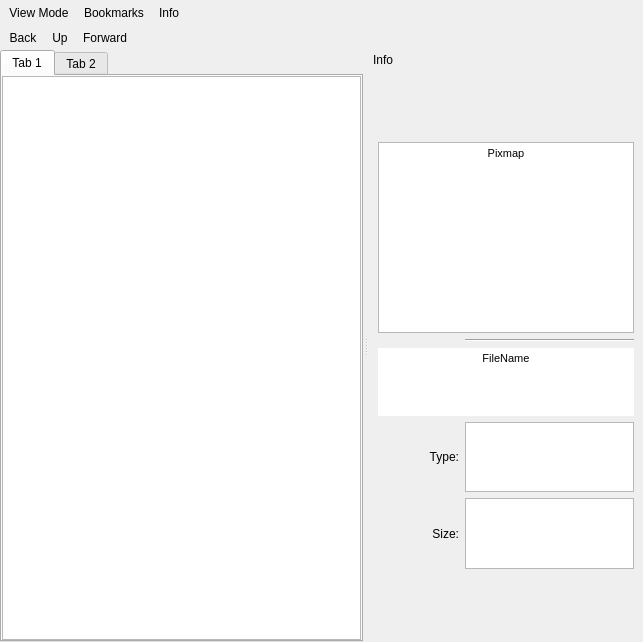
<?xml version="1.0" encoding="UTF-8"?>
<ui version="4.0">
 <class>FileBrowser</class>
 <widget class="QMainWindow" name="FileBrowser">
  <property name="geometry">
   <rect>
    <x>0</x>
    <y>0</y>
    <width>643</width>
    <height>642</height>
   </rect>
  </property>
  <property name="windowTitle">
   <string>MainWindow</string>
  </property>
  <widget class="QWidget" name="centralwidget">
   <layout class="QGridLayout" name="gridLayout_2">
    <property name="leftMargin">
     <number>0</number>
    </property>
    <property name="topMargin">
     <number>0</number>
    </property>
    <property name="rightMargin">
     <number>0</number>
    </property>
    <property name="bottomMargin">
     <number>0</number>
    </property>
    <property name="spacing">
     <number>0</number>
    </property>
    <item row="1" column="0">
     <widget class="QWidget" name="midWidget" native="true">
      <layout class="QVBoxLayout" name="verticalLayout_4">
       <property name="spacing">
        <number>0</number>
       </property>
       <property name="leftMargin">
        <number>0</number>
       </property>
       <property name="topMargin">
        <number>0</number>
       </property>
       <property name="rightMargin">
        <number>0</number>
       </property>
       <property name="bottomMargin">
        <number>0</number>
       </property>
       <item>
        <widget class="QTabWidget" name="tabWidget">
         <property name="currentIndex">
          <number>0</number>
         </property>
         <widget class="QWidget" name="Main">
          <attribute name="title">
           <string>Tab 1</string>
          </attribute>
          <layout class="QVBoxLayout" name="mainTabLayout">
           <property name="spacing">
            <number>0</number>
           </property>
           <property name="leftMargin">
            <number>0</number>
           </property>
           <property name="topMargin">
            <number>0</number>
           </property>
           <property name="rightMargin">
            <number>0</number>
           </property>
           <property name="bottomMargin">
            <number>0</number>
           </property>
           <item>
            <widget class="QStackedWidget" name="stackedWidget">
             <property name="currentIndex">
              <number>0</number>
             </property>
             <widget class="QWidget" name="list">
              <layout class="QHBoxLayout" name="horizontalLayout_2">
               <property name="spacing">
                <number>0</number>
               </property>
               <property name="leftMargin">
                <number>0</number>
               </property>
               <property name="topMargin">
                <number>0</number>
               </property>
               <property name="rightMargin">
                <number>0</number>
               </property>
               <property name="bottomMargin">
                <number>0</number>
               </property>
               <item>
                <widget class="ListView" name="listView">
                 <property name="acceptDrops">
                  <bool>true</bool>
                 </property>
                 <property name="horizontalScrollBarPolicy">
                  <enum>Qt::ScrollBarAlwaysOff</enum>
                 </property>
                 <property name="editTriggers">
                  <set>QAbstractItemView::EditKeyPressed|QAbstractItemView::SelectedClicked</set>
                 </property>
                 <property name="showDropIndicator" stdset="0">
                  <bool>true</bool>
                 </property>
                 <property name="dragEnabled">
                  <bool>true</bool>
                 </property>
                 <property name="dragDropMode">
                  <enum>QAbstractItemView::DragDrop</enum>
                 </property>
                 <property name="defaultDropAction">
                  <enum>Qt::MoveAction</enum>
                 </property>
                 <property name="selectionMode">
                  <enum>QAbstractItemView::ExtendedSelection</enum>
                 </property>
                 <property name="iconSize">
                  <size>
                   <width>64</width>
                   <height>64</height>
                  </size>
                 </property>
                 <property name="textElideMode">
                  <enum>Qt::ElideMiddle</enum>
                 </property>
                 <property name="verticalScrollMode">
                  <enum>QAbstractItemView::ScrollPerPixel</enum>
                 </property>
                 <property name="horizontalScrollMode">
                  <enum>QAbstractItemView::ScrollPerPixel</enum>
                 </property>
                 <property name="flow">
                  <enum>QListView::LeftToRight</enum>
                 </property>
                 <property name="gridSize">
                  <size>
                   <width>128</width>
                   <height>96</height>
                  </size>
                 </property>
                 <property name="viewMode">
                  <enum>QListView::IconMode</enum>
                 </property>
                 <property name="wordWrap">
                  <bool>true</bool>
                 </property>
                 <property name="selectionRectVisible">
                  <bool>false</bool>
                 </property>
                </widget>
               </item>
              </layout>
             </widget>
             <widget class="QWidget" name="table">
              <layout class="QHBoxLayout" name="horizontalLayout_3">
               <property name="spacing">
                <number>0</number>
               </property>
               <property name="leftMargin">
                <number>0</number>
               </property>
               <property name="topMargin">
                <number>0</number>
               </property>
               <property name="rightMargin">
                <number>0</number>
               </property>
               <property name="bottomMargin">
                <number>0</number>
               </property>
               <item>
                <widget class="TableView" name="tableView">
                 <property name="acceptDrops">
                  <bool>true</bool>
                 </property>
                 <property name="editTriggers">
                  <set>QAbstractItemView::EditKeyPressed|QAbstractItemView::SelectedClicked</set>
                 </property>
                 <property name="showDropIndicator" stdset="0">
                  <bool>true</bool>
                 </property>
                 <property name="dragEnabled">
                  <bool>true</bool>
                 </property>
                 <property name="dragDropOverwriteMode">
                  <bool>false</bool>
                 </property>
                 <property name="dragDropMode">
                  <enum>QAbstractItemView::DragDrop</enum>
                 </property>
                 <property name="defaultDropAction">
                  <enum>Qt::MoveAction</enum>
                 </property>
                 <property name="selectionBehavior">
                  <enum>QAbstractItemView::SelectRows</enum>
                 </property>
                 <property name="iconSize">
                  <size>
                   <width>16</width>
                   <height>16</height>
                  </size>
                 </property>
                 <property name="verticalScrollMode">
                  <enum>QAbstractItemView::ScrollPerPixel</enum>
                 </property>
                 <property name="horizontalScrollMode">
                  <enum>QAbstractItemView::ScrollPerPixel</enum>
                 </property>
                 <property name="showGrid">
                  <bool>false</bool>
                 </property>
                 <attribute name="verticalHeaderVisible">
                  <bool>false</bool>
                 </attribute>
                </widget>
               </item>
              </layout>
             </widget>
            </widget>
           </item>
          </layout>
         </widget>
         <widget class="QWidget" name="Extra">
          <attribute name="title">
           <string>Tab 2</string>
          </attribute>
          <layout class="QVBoxLayout" name="verticalLayout_3">
           <property name="spacing">
            <number>0</number>
           </property>
           <property name="leftMargin">
            <number>0</number>
           </property>
           <property name="topMargin">
            <number>0</number>
           </property>
           <property name="rightMargin">
            <number>0</number>
           </property>
           <property name="bottomMargin">
            <number>0</number>
           </property>
           <item>
            <widget class="QStackedWidget" name="stackedWidget_2">
             <property name="currentIndex">
              <number>0</number>
             </property>
             <widget class="QWidget" name="list_2">
              <layout class="QHBoxLayout" name="horizontalLayout_6">
               <property name="spacing">
                <number>0</number>
               </property>
               <property name="leftMargin">
                <number>0</number>
               </property>
               <property name="topMargin">
                <number>0</number>
               </property>
               <property name="rightMargin">
                <number>0</number>
               </property>
               <property name="bottomMargin">
                <number>0</number>
               </property>
               <item>
                <widget class="ListView" name="listView_2">
                 <property name="acceptDrops">
                  <bool>true</bool>
                 </property>
                 <property name="horizontalScrollBarPolicy">
                  <enum>Qt::ScrollBarAlwaysOff</enum>
                 </property>
                 <property name="editTriggers">
                  <set>QAbstractItemView::EditKeyPressed|QAbstractItemView::SelectedClicked</set>
                 </property>
                 <property name="showDropIndicator" stdset="0">
                  <bool>true</bool>
                 </property>
                 <property name="dragEnabled">
                  <bool>true</bool>
                 </property>
                 <property name="dragDropMode">
                  <enum>QAbstractItemView::DragDrop</enum>
                 </property>
                 <property name="defaultDropAction">
                  <enum>Qt::MoveAction</enum>
                 </property>
                 <property name="selectionMode">
                  <enum>QAbstractItemView::ExtendedSelection</enum>
                 </property>
                 <property name="iconSize">
                  <size>
                   <width>64</width>
                   <height>64</height>
                  </size>
                 </property>
                 <property name="textElideMode">
                  <enum>Qt::ElideMiddle</enum>
                 </property>
                 <property name="verticalScrollMode">
                  <enum>QAbstractItemView::ScrollPerPixel</enum>
                 </property>
                 <property name="horizontalScrollMode">
                  <enum>QAbstractItemView::ScrollPerPixel</enum>
                 </property>
                 <property name="flow">
                  <enum>QListView::LeftToRight</enum>
                 </property>
                 <property name="gridSize">
                  <size>
                   <width>128</width>
                   <height>96</height>
                  </size>
                 </property>
                 <property name="viewMode">
                  <enum>QListView::IconMode</enum>
                 </property>
                 <property name="wordWrap">
                  <bool>true</bool>
                 </property>
                 <property name="selectionRectVisible">
                  <bool>false</bool>
                 </property>
                </widget>
               </item>
              </layout>
             </widget>
             <widget class="QWidget" name="table_2">
              <layout class="QHBoxLayout" name="horizontalLayout_7">
               <property name="spacing">
                <number>0</number>
               </property>
               <property name="leftMargin">
                <number>0</number>
               </property>
               <property name="topMargin">
                <number>0</number>
               </property>
               <property name="rightMargin">
                <number>0</number>
               </property>
               <property name="bottomMargin">
                <number>0</number>
               </property>
               <item>
                <widget class="TableView" name="tableView_2">
                 <property name="acceptDrops">
                  <bool>true</bool>
                 </property>
                 <property name="editTriggers">
                  <set>QAbstractItemView::EditKeyPressed|QAbstractItemView::SelectedClicked</set>
                 </property>
                 <property name="showDropIndicator" stdset="0">
                  <bool>true</bool>
                 </property>
                 <property name="dragEnabled">
                  <bool>true</bool>
                 </property>
                 <property name="dragDropOverwriteMode">
                  <bool>false</bool>
                 </property>
                 <property name="dragDropMode">
                  <enum>QAbstractItemView::DragDrop</enum>
                 </property>
                 <property name="defaultDropAction">
                  <enum>Qt::MoveAction</enum>
                 </property>
                 <property name="selectionBehavior">
                  <enum>QAbstractItemView::SelectRows</enum>
                 </property>
                 <property name="iconSize">
                  <size>
                   <width>16</width>
                   <height>16</height>
                  </size>
                 </property>
                 <property name="verticalScrollMode">
                  <enum>QAbstractItemView::ScrollPerPixel</enum>
                 </property>
                 <property name="horizontalScrollMode">
                  <enum>QAbstractItemView::ScrollPerPixel</enum>
                 </property>
                 <property name="showGrid">
                  <bool>false</bool>
                 </property>
                 <attribute name="verticalHeaderVisible">
                  <bool>false</bool>
                 </attribute>
                </widget>
               </item>
              </layout>
             </widget>
            </widget>
           </item>
          </layout>
         </widget>
        </widget>
       </item>
      </layout>
     </widget>
    </item>
    <item row="0" column="0">
     <widget class="NavigationBar" name="navigationBar" native="true"/>
    </item>
   </layout>
  </widget>
  <widget class="QToolBar" name="mainToolBar">
   <property name="windowTitle">
    <string>mainToolBar</string>
   </property>
   <property name="styleSheet">
    <string notr="true">QToolBar { border: 0px }</string>
   </property>
   <property name="movable">
    <bool>false</bool>
   </property>
   <property name="allowedAreas">
    <set>Qt::TopToolBarArea</set>
   </property>
   <property name="iconSize">
    <size>
     <width>16</width>
     <height>16</height>
    </size>
   </property>
   <property name="toolButtonStyle">
    <enum>Qt::ToolButtonIconOnly</enum>
   </property>
   <property name="floatable">
    <bool>false</bool>
   </property>
   <attribute name="toolBarArea">
    <enum>TopToolBarArea</enum>
   </attribute>
   <attribute name="toolBarBreak">
    <bool>false</bool>
   </attribute>
   <addaction name="actionViewMode"/>
   <addaction name="actionBookmarks"/>
   <addaction name="actionInfo"/>
  </widget>
  <widget class="QToolBar" name="frameToolbar">
   <property name="windowTitle">
    <string>toolBar</string>
   </property>
   <property name="styleSheet">
    <string notr="true">QToolBar { border: 0px }</string>
   </property>
   <property name="movable">
    <bool>false</bool>
   </property>
   <property name="allowedAreas">
    <set>Qt::TopToolBarArea</set>
   </property>
   <property name="iconSize">
    <size>
     <width>16</width>
     <height>16</height>
    </size>
   </property>
   <property name="floatable">
    <bool>false</bool>
   </property>
   <attribute name="toolBarArea">
    <enum>TopToolBarArea</enum>
   </attribute>
   <attribute name="toolBarBreak">
    <bool>false</bool>
   </attribute>
  </widget>
  <widget class="QToolBar" name="navigationToolbar">
   <property name="windowTitle">
    <string>navigationToolbar</string>
   </property>
   <property name="styleSheet">
    <string notr="true">QToolBar { border: 0px }</string>
   </property>
   <property name="movable">
    <bool>false</bool>
   </property>
   <property name="allowedAreas">
    <set>Qt::TopToolBarArea</set>
   </property>
   <property name="iconSize">
    <size>
     <width>16</width>
     <height>16</height>
    </size>
   </property>
   <property name="floatable">
    <bool>false</bool>
   </property>
   <attribute name="toolBarArea">
    <enum>TopToolBarArea</enum>
   </attribute>
   <attribute name="toolBarBreak">
    <bool>true</bool>
   </attribute>
   <addaction name="actionBack"/>
   <addaction name="actionUp"/>
   <addaction name="actionForward"/>
  </widget>
  <widget class="QDockWidget" name="dockInfo">
   <property name="features">
    <set>QDockWidget::NoDockWidgetFeatures</set>
   </property>
   <property name="allowedAreas">
    <set>Qt::RightDockWidgetArea</set>
   </property>
   <property name="windowTitle">
    <string>Info</string>
   </property>
   <attribute name="dockWidgetArea">
    <number>2</number>
   </attribute>
   <widget class="QWidget" name="dockInfoContents">
    <layout class="QGridLayout" name="gridLayout_3">
     <item row="7" column="0">
      <widget class="QLabel" name="labelSize">
       <property name="text">
        <string>Size:</string>
       </property>
       <property name="alignment">
        <set>Qt::AlignRight|Qt::AlignTrailing|Qt::AlignVCenter</set>
       </property>
      </widget>
     </item>
     <item row="6" column="0">
      <widget class="QLabel" name="labelType">
       <property name="text">
        <string>Type:</string>
       </property>
       <property name="alignment">
        <set>Qt::AlignRight|Qt::AlignTrailing|Qt::AlignVCenter</set>
       </property>
      </widget>
     </item>
     <item row="3" column="1" colspan="2">
      <widget class="Line" name="line">
       <property name="orientation">
        <enum>Qt::Horizontal</enum>
       </property>
      </widget>
     </item>
     <item row="1" column="0" colspan="3">
      <widget class="TextLabel" name="infoPixmap">
       <property name="html">
        <string>&lt;!DOCTYPE HTML PUBLIC &quot;-//W3C//DTD HTML 4.0//EN&quot; &quot;http://www.w3.org/TR/REC-html40/strict.dtd&quot;&gt;
&lt;html&gt;&lt;head&gt;&lt;meta name=&quot;qrichtext&quot; content=&quot;1&quot; /&gt;&lt;style type=&quot;text/css&quot;&gt;
p, li { white-space: pre-wrap; }
&lt;/style&gt;&lt;/head&gt;&lt;body style=&quot; font-family:'MS Shell Dlg 2'; font-size:8.25pt; font-weight:400; font-style:normal;&quot;&gt;
&lt;p align=&quot;center&quot; style=&quot; margin-top:0px; margin-bottom:0px; margin-left:0px; margin-right:0px; -qt-block-indent:0; text-indent:0px;&quot;&gt;&lt;span style=&quot; font-size:8pt;&quot;&gt;Pixmap&lt;/span&gt;&lt;/p&gt;&lt;/body&gt;&lt;/html&gt;</string>
       </property>
      </widget>
     </item>
     <item row="5" column="0" colspan="3">
      <widget class="TextLabel" name="editFileName">
       <property name="font">
        <font>
         <weight>75</weight>
         <bold>true</bold>
        </font>
       </property>
       <property name="frameShape">
        <enum>QFrame::NoFrame</enum>
       </property>
       <property name="sizeAdjustPolicy">
        <enum>QAbstractScrollArea::AdjustToContents</enum>
       </property>
       <property name="html">
        <string>&lt;!DOCTYPE HTML PUBLIC &quot;-//W3C//DTD HTML 4.0//EN&quot; &quot;http://www.w3.org/TR/REC-html40/strict.dtd&quot;&gt;
&lt;html&gt;&lt;head&gt;&lt;meta name=&quot;qrichtext&quot; content=&quot;1&quot; /&gt;&lt;style type=&quot;text/css&quot;&gt;
p, li { white-space: pre-wrap; }
&lt;/style&gt;&lt;/head&gt;&lt;body style=&quot; font-family:'MS Shell Dlg 2'; font-size:8.25pt; font-weight:600; font-style:normal;&quot;&gt;
&lt;p align=&quot;center&quot; style=&quot; margin-top:0px; margin-bottom:0px; margin-left:0px; margin-right:0px; -qt-block-indent:0; text-indent:0px;&quot;&gt;&lt;span style=&quot; font-weight:400;&quot;&gt;FileName&lt;/span&gt;&lt;/p&gt;&lt;/body&gt;&lt;/html&gt;</string>
       </property>
      </widget>
     </item>
     <item row="6" column="1" colspan="2">
      <widget class="TextLabel" name="valueType">
       <property name="sizeAdjustPolicy">
        <enum>QAbstractScrollArea::AdjustToContents</enum>
       </property>
      </widget>
     </item>
     <item row="7" column="1" colspan="2">
      <widget class="TextLabel" name="valueSize">
       <property name="sizeAdjustPolicy">
        <enum>QAbstractScrollArea::AdjustToContents</enum>
       </property>
      </widget>
     </item>
     <item row="8" column="0" colspan="3">
      <spacer name="infoBottomSpacer">
       <property name="orientation">
        <enum>Qt::Vertical</enum>
       </property>
       <property name="sizeHint" stdset="0">
        <size>
         <width>20</width>
         <height>66</height>
        </size>
       </property>
      </spacer>
     </item>
     <item row="0" column="0" colspan="3">
      <spacer name="infoTopSpacer">
       <property name="orientation">
        <enum>Qt::Vertical</enum>
       </property>
       <property name="sizeHint" stdset="0">
        <size>
         <width>20</width>
         <height>66</height>
        </size>
       </property>
      </spacer>
     </item>
    </layout>
   </widget>
  </widget>
  <action name="actionUp">
   <property name="text">
    <string>Up</string>
   </property>
  </action>
  <action name="actionBack">
   <property name="text">
    <string>Back</string>
   </property>
  </action>
  <action name="actionForward">
   <property name="text">
    <string>Forward</string>
   </property>
  </action>
  <action name="actionViewMode">
   <property name="text">
    <string>View Mode</string>
   </property>
  </action>
  <action name="actionBookmarks">
   <property name="checkable">
    <bool>true</bool>
   </property>
   <property name="text">
    <string>Bookmarks</string>
   </property>
  </action>
  <action name="actionInfo">
   <property name="checkable">
    <bool>true</bool>
   </property>
   <property name="text">
    <string>Info</string>
   </property>
  </action>
  <action name="actionClose">
   <property name="text">
    <string>Close</string>
   </property>
  </action>
  <action name="actionMaximize">
   <property name="text">
    <string>Maximize</string>
   </property>
  </action>
  <action name="actionMinimize">
   <property name="text">
    <string>Minimize</string>
   </property>
  </action>
 </widget>
 <customwidgets>
  <customwidget>
   <class>TextLabel</class>
   <extends>QTextEdit</extends>
   <header location="global">textlabel.h</header>
  </customwidget>
  <customwidget>
   <class>ListView</class>
   <extends>QListView</extends>
   <header>listview.h</header>
  </customwidget>
  <customwidget>
   <class>TableView</class>
   <extends>QTableView</extends>
   <header>tableview.h</header>
  </customwidget>
  <customwidget>
   <class>NavigationBar</class>
   <extends>QWidget</extends>
   <header>navigationbar.h</header>
   <container>1</container>
  </customwidget>
 </customwidgets>
 <resources/>
 <connections/>
</ui>
